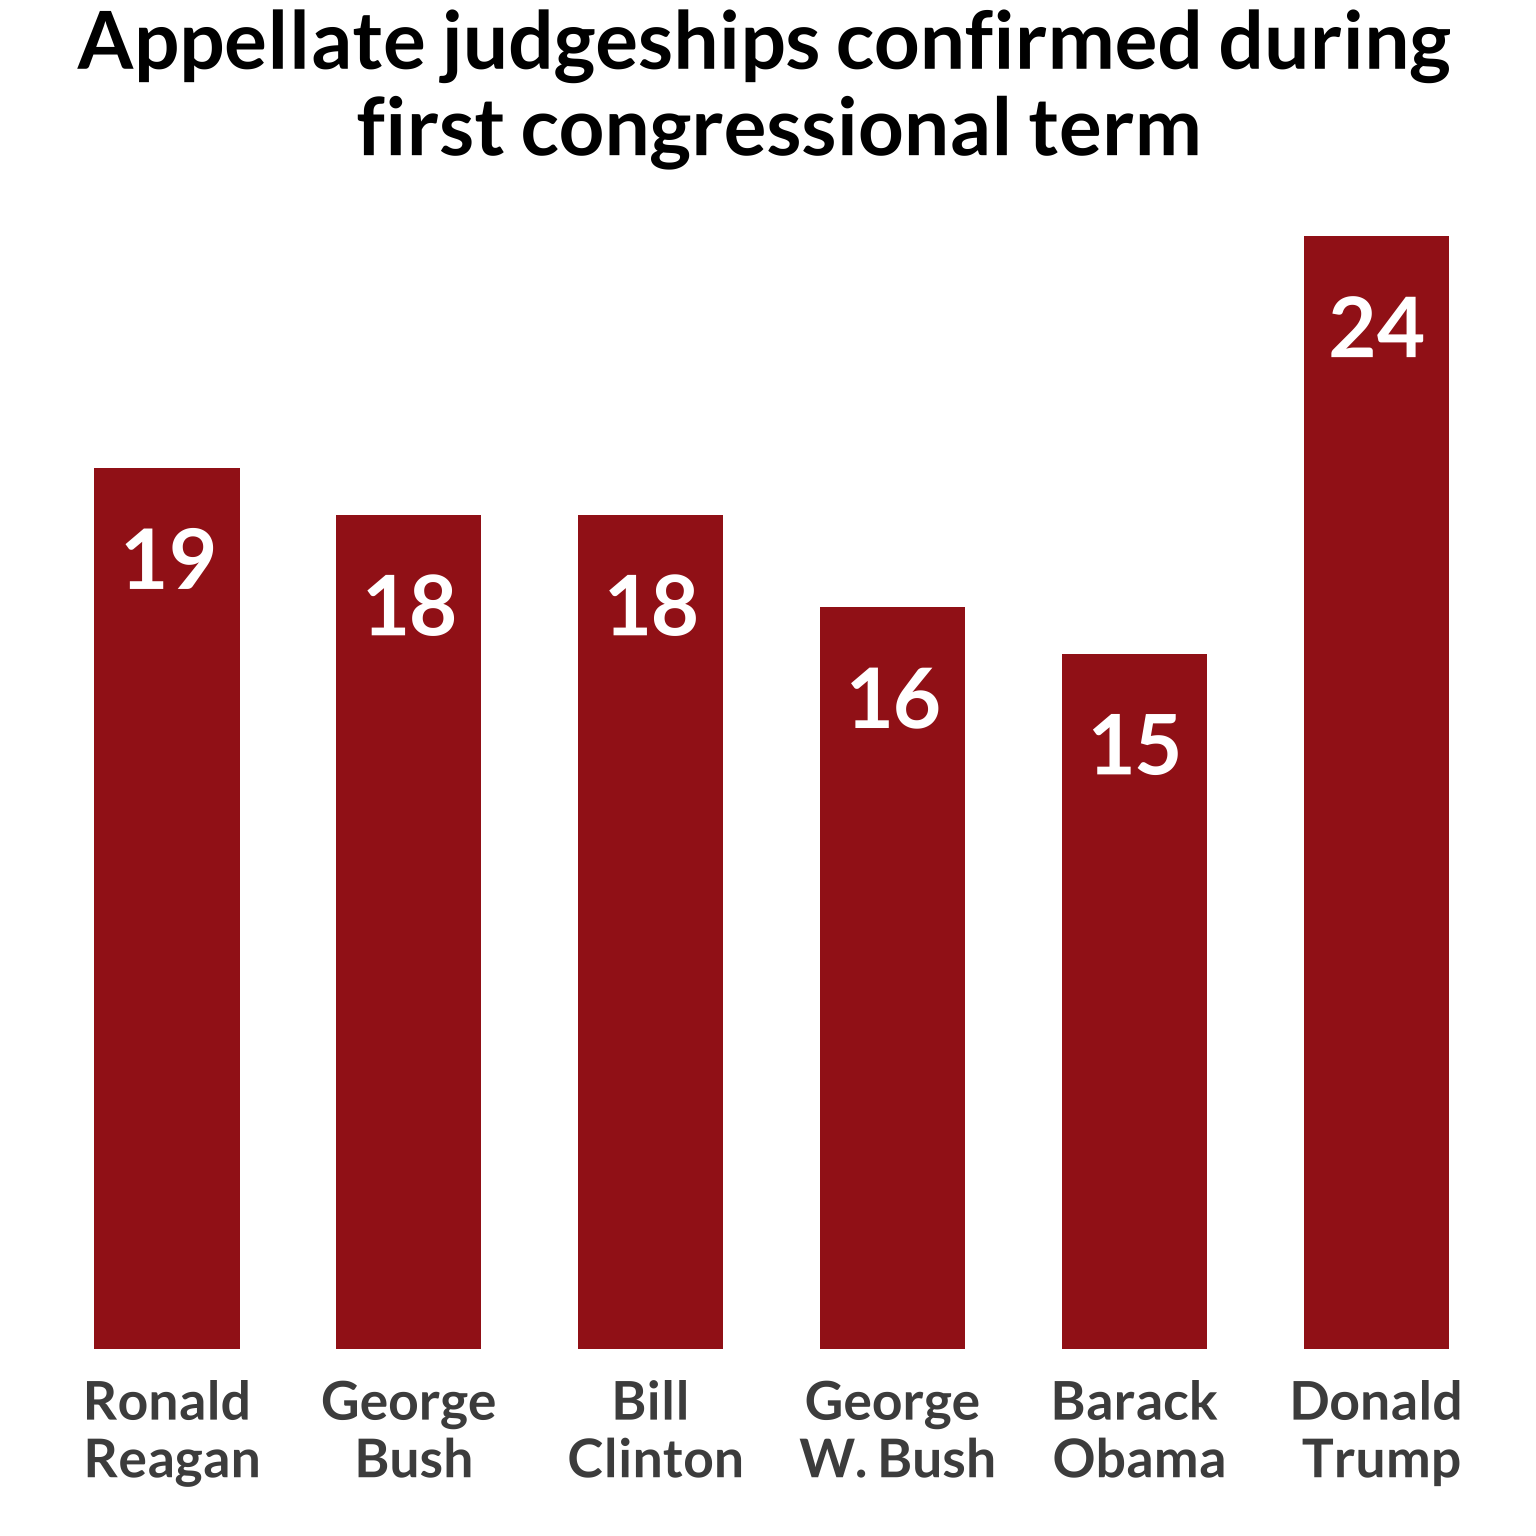

The script that saved this image:
library(ggplot2)
options(repr.plot.width = 8, repr.plot.height = 8)

# Pakiet do czcionek
library(showtext)
fam <- "lit"

# można wygodnie brać z Google Fonts 
# name -> nazwa z GF
# family -> to co się później w ggplot wpisuje więc lepiej zmienną zrobić
font_add_google(name = "Lato", family = fam)

showtext_auto()

presidents <- c("Ronald\n Reagan", "George\n Bush", "Bill\n Clinton",
                "George\n W. Bush", "Barack\n Obama", "Donald\n Trump")

judgeships <- c(19, 18, 18, 16, 15, 24)

df <- data.frame(presidents, judgeships)
df

ggplot(data = df, aes(x = factor(presidents, level = presidents), y = judgeships)) +
    geom_bar(stat = "identity", width = 0.6, fill = "#a31f1c") +
    geom_text(aes(label = judgeships), vjust = 2, size = 11, fontface = "bold", family = fam, color = "white") + # numerki w słupach
    theme_minimal() + # to chyba ważne
    ggtitle("Appellate judgeships confirmed during \n first congressional term") + 
    theme(text = element_text(family = fam), 
        axis.title.y = element_blank(), # wylacznie pospisu osi y
        axis.text.y = element_blank(), # tekstu y
        axis.ticks.y = element_blank(), # tickow y
        axis.title.x = element_blank(), # podpisu osi x
        axis.text.x = element_text(size = 20, vjust = 6, face = "bold"), # imienia i nazwiska
        axis.ticks.x = element_blank(), # tez zbedne
        panel.grid.major.x = element_blank(), 
        panel.grid.major.y = element_blank(),
        panel.grid.minor.y = element_blank(),
        plot.title = element_text(color = "black", face = "bold", size = 30, hjust = 0.5, vjust = 1.5)) +
    ggsave(filename = "gavels.png", dpi = 192, width = 8, height = 8) # z tym dpi to nie wiem jakie jest optymalne
